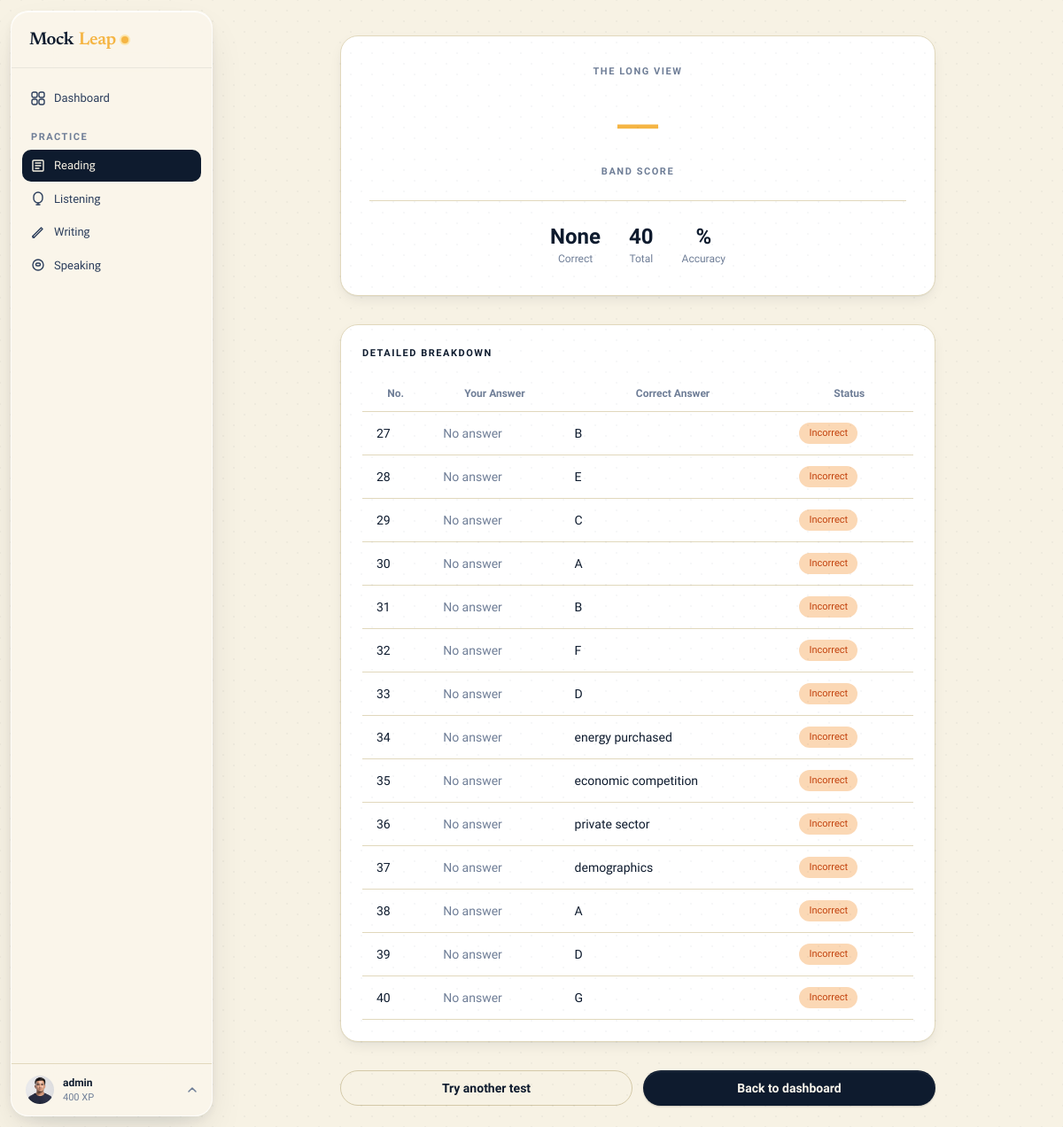
The page /reading/results/12/ (signed in) on the database its author committed.
### apps/accounts/models.py (models this page shows, shortened)
class User(AbstractUser):
    ROLE_STUDENT = 'student'
    ROLE_TEACHER = 'teacher'
    ROLE_ADMIN = 'admin'
    ROLE_CHOICES = [
        (ROLE_STUDENT, 'Student'),
        (ROLE_TEACHER, 'Teacher'),
        (ROLE_ADMIN, 'Admin'),
    ]
    email = models.EmailField(unique=True)
    role = models.CharField(max_length=10, choices=ROLE_CHOICES, default=ROLE_STUDENT)
    avatar = models.ImageField(upload_to='avatars/', null=True, blank=True)
    bio = models.TextField(blank=True)
    target_band = models.DecimalField(max_digits=3, decimal_places=1, null=True, blank=True)
    test_date = models.DateField(null=True, blank=True)
    country = models.CharField(max_length=100, blank=True)
    timezone = models.CharField(max_length=50, default='UTC')
    dark_mode = models.BooleanField(default=False)
    email_notifications = models.BooleanField(default=True)
    xp = models.PositiveIntegerField(default=0)
    streak_days = models.PositiveIntegerField(default=0)
    last_active = models.DateField(null=True, blank=True)
    created_at = models.DateTimeField(auto_now_add=True)
    USERNAME_FIELD = 'email'
    REQUIRED_FIELDS = ['username']
    class Meta:
        verbose_name = 'User'
        verbose_name_plural = 'Users'

### apps/reading/models.py (models this page shows, shortened)
class ReadingAttempt(models.Model):
    STATUS_IN_PROGRESS = 'in_progress'
    STATUS_SUBMITTED = 'completed'
    STATUS_CHOICES = (
        (STATUS_IN_PROGRESS, 'In Progress'),
        (STATUS_SUBMITTED, 'Completed'),
    )
    user = models.ForeignKey(settings.AUTH_USER_MODEL, on_delete=models.CASCADE)
    test = models.ForeignKey(ReadingTest, on_delete=models.CASCADE)
    started_at = models.DateTimeField(auto_now_add=True)
    submitted_at = models.DateTimeField(null=True, blank=True)
    status = models.CharField(max_length=20, choices=STATUS_CHOICES, default=STATUS_IN_PROGRESS)
    answers = models.JSONField(default=dict)
    score_raw = models.PositiveIntegerField(null=True, blank=True)
    band_score = models.DecimalField(max_digits=3, decimal_places=1, null=True, blank=True)

class ReadingTest(models.Model):
    TYPE_ACADEMIC = 'academic'
    TYPE_GENERAL = 'general'
    TYPE_CHOICES = [(TYPE_ACADEMIC, 'Academic'), (TYPE_GENERAL, 'General Training')]
    title = models.CharField(max_length=200)
    test_type = models.CharField(max_length=10, choices=TYPE_CHOICES, default=TYPE_ACADEMIC)
    duration_minutes = models.PositiveIntegerField(default=60)
    is_published = models.BooleanField(default=False)
    created_by = models.ForeignKey(settings.AUTH_USER_MODEL, on_delete=models.SET_NULL, null=True, related_name='reading_tests_created')
    created_at = models.DateTimeField(auto_now_add=True)

### apps/reading/views.py (the view)
# urls.py: path('results/<int:attempt_pk>/', views.results, name='results'),
@login_required
def results(request, attempt_pk):
    attempt = get_object_or_404(ReadingAttempt, pk=attempt_pk, user=request.user)
    questions_data = []
    for passage in attempt.test.passages.all():
        if passage.answer_key:
            keys = sorted(passage.answer_key.keys(), key=lambda x: int(x) if x.isdigit() else x)
            for q_num in keys:
                correct_ans = passage.answer_key[q_num]
                given = attempt.answers.get(str(q_num), '')
                is_correct = (given.strip().lower() == str(correct_ans).strip().lower())
                questions_data.append({
                    'number': q_num,
                    'text': '', # No longer storing question text separately
                    'given': given,
                    'correct': correct_ans,
                    'is_correct': is_correct,
                })
    return render(request, 'reading/results.html', {
        'attempt': attempt,
        'questions_data': questions_data
    })

### apps/core/context_processors.py (called while the page is built)
def site_context(request):
    ctx = {
        'brand': getattr(settings, 'MOCKLEAP_BRAND', 'MockLeap'),
        'dark_mode': getattr(request.user, 'dark_mode', False) if request.user.is_authenticated else False,
        'unread_count': 0,
    }
    if request.user.is_authenticated:
        try:
            from apps.notifications.models import Notification
            ctx['unread_count'] = Notification.objects.filter(user=request.user, is_read=False).count()
        except Exception:
            pass
    return ctx

### apps/core/templatetags/ml_extras.py (called while the page is built)
@register.filter
def multiply(value, arg):
    try:
        return float(value) * float(arg)
    except (TypeError, ValueError):
        return ''

@register.filter
def divide_by(value, arg):
    try:
        return float(value) / float(arg)
    except (TypeError, ValueError, ZeroDivisionError):
        return ''

### templates/reading/results.html (shortened to what this page needs)
{% extends "layouts/app.html" %}
{% load ml_extras %}
{% block content %}
<div class="max-w-2xl mx-auto">
  <div class="ml-card-2 p-8 text-center mb-8">
    <div class="t-eyebrow mb-3">{{ attempt.test.title }}</div>
    <div class="h-serif mb-1" style="font-size:80px;font-weight:600;color:var(--accent);line-height:1;">{{ attempt.band_score|default:"—" }}</div>
    <div class="t-eyebrow" style="color:var(--muted);">Band Score</div>
    <div class="flex items-center justify-center gap-8 mt-6 pt-6 border-t" style="border-color:var(--border);">
      <div><div class="tnum text-2xl font-semibold" style="color:var(--ink);">{{ attempt.score_raw }}</div><div class="t-meta">Correct</div></div>
      <div><div class="tnum text-2xl font-semibold" style="color:var(--ink);">40</div><div class="t-meta">Total</div></div>
      <div><div class="tnum text-2xl font-semibold" style="color:var(--ink);">{{ attempt.score_raw|multiply:100|divide_by:40|floatformat:0 }}%</div><div class="t-meta">Accuracy</div></div>
    </div>
  </div>
  <div class="ml-card-2 p-6 mb-8">
    <h2 class="t-eyebrow mb-4" style="color:var(--ink);">Detailed Breakdown</h2>
    <div class="overflow-x-auto">
      <table class="w-full text-left border-collapse">
        <thead>
          <tr class="border-b" style="border-color:var(--border);">
            <th class="py-3 px-4 font-semibold text-xs uppercase tracking-wider" style="color:var(--muted);">No.</th>
            <th class="py-3 px-4 font-semibold text-xs uppercase tracking-wider" style="color:var(--muted);">Your Answer</th>
            <th class="py-3 px-4 font-semibold text-xs uppercase tracking-wider" style="color:var(--muted);">Correct Answer</th>
            <th class="py-3 px-4 font-semibold text-xs uppercase tracking-wider" style="color:var(--muted);">Status</th>
          </tr>
        </thead>
        <tbody>
          {% for q in questions_data %}
          <tr class="border-b last:border-0 hover:bg-[color:var(--surface-2)] transition-colors" style="border-color:var(--border);">
            <td class="py-3 px-4 text-sm font-medium" style="color:var(--ink);">{{ q.number }}</td>
            <td class="py-3 px-4 text-sm" style="color:var(--ink-2);">{{ q.given|default:"<span style='color:var(--muted);'>No answer</span>"|safe }}</td>
            <td class="py-3 px-4 text-sm font-medium" style="color:var(--ink);">{{ q.correct }}</td>
            <td class="py-3 px-4 text-sm">
              {% if q.is_correct %}
                <span class="ml-chip ml-chip-ok" style="font-size:11px;">Correct</span>
              {% else %}
                <span class="ml-chip ml-chip-warn" style="font-size:11px;">Incorrect</span>
              {% endif %}
            </td>
          </tr>
          {% endfor %}
        </tbody>
      </table>
    </div>
  </div>
  <div class="flex gap-3">
    <a href="{% url 'reading:list' %}" class="ml-btn ml-btn-ghost flex-1">Try another test</a>
    <a href="{% url 'dashboard:home' %}" class="ml-btn ml-btn-primary flex-1">Back to dashboard</a>
  </div>
</div>
{% endblock %}

### templates/components/sidebar.html (shortened to what this page needs)
{% load static %}
<aside id="sidebar" class="fixed z-30 w-60 flex flex-col -translate-x-full md:translate-x-0 transition-transform duration-300"
       style="top:12px;bottom:12px;left:12px;width:228px;border-radius:20px;
              background:rgba(250,246,236,0.90);
              backdrop-filter:blur(28px) saturate(180%);
              -webkit-backdrop-filter:blur(28px) saturate(180%);
              border:1px solid rgba(255,255,255,0.72);
              box-shadow:0 1px 0 rgba(255,255,255,.85) inset,
                         0 4px 12px rgba(14,27,46,.06),
                         0 20px 48px -12px rgba(14,27,46,.14);
              overflow:hidden;">
  <div class="h-16 flex items-center px-5 border-b flex-shrink-0" style="border-color:var(--border);">
    {% include "components/brand.html" %}
  </div>
  <nav class="flex-1 overflow-y-auto py-4 px-3 space-y-0.5" role="navigation" aria-label="Sidebar navigation">
    <a href="{% url 'dashboard:home' %}" class="nav-item {% if request.resolver_match.app_name == 'dashboard' %}active{% endif %}">
      Dashboard
    </a>
    <p class="t-eyebrow px-2.5 pt-4 pb-1">Practice</p>
    <a href="{% url 'reading:list' %}" class="nav-item {% if request.resolver_match.app_name == 'reading' %}active{% endif %}">
      <svg width="16" height="16" viewBox="0 0 16 16" fill="none"><path d="M3 2h10a1 1 0 011 1v10a1 1 0 01-1 1H3a1 1 0 01-1-1V3a1 1 0 011-1z" stroke="currentColor" stroke-width="1.4"/><path d="M5 5h6M5 8h6M5 11h4" stroke="currentColor" stroke-width="1.4" stroke-linecap="round"/></svg>
      Reading
    </a>
    <a href="{% url 'listening:list' %}" class="nav-item {% if request.resolver_match.app_name == 'listening' %}active{% endif %}">
      <svg width="16" height="16" viewBox="0 0 16 16" fill="none"><path d="M8 1a5 5 0 015 5v2a5 5 0 01-10 0V6a5 5 0 015-5z" stroke="currentColor" stroke-width="1.4"/><path d="M8 13v2M6 15h4" stroke="currentColor" stroke-width="1.4" stroke-linecap="round"/></svg>
      Listening
    </a>
    <a href="{% url 'writing:list' %}" class="nav-item {% if request.resolver_match.app_name == 'writing' %}active{% endif %}">
      <svg width="16" height="16" viewBox="0 0 16 16" fill="none"><path d="M2 12.5L3.5 14 13 4.5 11.5 3 2 12.5z" stroke="currentColor" stroke-width="1.4" stroke-linejoin="round"/><path d="M2 12.5V14h1.5" stroke="currentColor" stroke-width="1.4" stroke-linecap="round" stroke-linejoin="round"/></svg>
      Writing
    </a>
    <a href="{% url 'speaking:list' %}" class="nav-item {% if request.resolver_match.app_name == 'speaking' %}active{% endif %}">
      <svg width="16" height="16" viewBox="0 0 16 16" fill="none"><circle cx="8" cy="8" r="6" stroke="currentColor" stroke-width="1.4"/><path d="M5.5 7.5c0-.828.672-1.5 1.5-1.5h2a1.5 1.5 0 010 3H7A1.5 1.5 0 015.5 7.5z" stroke="currentColor" stroke-width="1.4"/></svg>
      Speaking
    </a>
  </nav>
  <div class="border-t flex-shrink-0" style="border-color:var(--border);position:relative;" id="ml-profile-zone">
    <button id="ml-profile-btn" type="button" style="
        width:100%;display:flex;align-items:center;gap:10px;
        padding:12px 16px;border:none;cursor:pointer;
        background:transparent;font-family:inherit;
        transition:background .12s;">
      {% if user.avatar %}
        <img src="{{ user.avatar.url }}" alt="" style="width:32px;height:32px;border-radius:50%;object-fit:cover;flex-shrink:0;">
      {% else %}
        <div style="width:32px;height:32px;border-radius:50%;display:flex;align-items:center;justify-content:center;font-size:12px;font-weight:700;flex-shrink:0;background:var(--accent-soft);color:var(--ink);">{{ user.username|first|upper }}</div>
      {% endif %}
      <div style="min-width:0;flex:1;text-align:left;">
        <p style="font-size:12px;font-weight:600;color:var(--ink);white-space:nowrap;overflow:hidden;text-overflow:ellipsis;margin:0;">{{ user.get_full_name|default:user.username }}</p>
        <p style="font-size:11px;color:var(--muted);margin:0;">{{ user.xp }} XP</p>
      </div>
      <svg id="ml-profile-chevron" width="12" height="12" viewBox="0 0 12 12" fill="none" style="color:var(--muted);flex-shrink:0;transition:transform .2s;">
        <path d="M2 8l4-4 4 4" stroke="currentColor" stroke-width="1.5" stroke-linecap="round" stroke-linejoin="round"/>
      </svg>
    </button>
  </div>
</aside>

### static/css/design.css (style rules this page uses)
#sidebar { background: rgba(250, 246, 236, 0.90) !important; backdrop-filter: blur(28px) saturate(180%) !important; -webkit-backdrop-filter: blur(28px) saturate(180%) !important; border: 1px solid rgba(255, 255, 255, 0.72) !important; box-shadow: 0 1px 0 rgba(255,255,255,.85) inset, 0 4px 12px rgba(14,27,46,.06), 0 20px 48px -12px rgba(14,27,46,.14) !important; }
#sidebar .border-b { border-color: rgba(14,27,46,.07) !important; }
.nav-item { font-size: 13px !important; padding: 8px 10px !important; border-radius: 10px !important; font-weight: 500 !important; transition: background .12s !important; }
.nav-item.active { background: var(--ink) !important; color: var(--bg) !important; }

### rows shown on the page
User: avatar (picture), get_full_name "admin", xp "400"
ReadingAttempt: test "THE LONG VIEW", band_score "—", score_raw "None"

### other values the page prints
{{ q.number }} "27" "28" "29" "30" "31" "32" "33" "34" "35" "36" "37" "38" "39" "40"
{{ q.correct }} "B" "E" "C" "A" "B" "F" "D" "energy purchased" "economic competition" "private sector" "demographics" "A" "D" "G"
